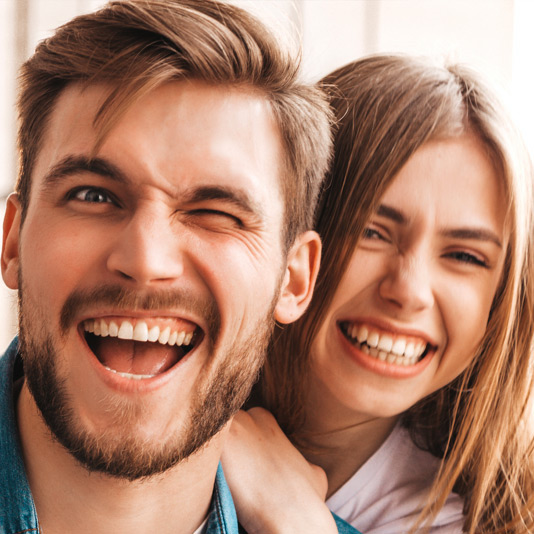
#> input picture pic-main_DcUXjJE.jpg, 534 x 534 px
$ python 00.py
#> lines starting #> are read from the running program, lines starting #| are printed output that depends on the picture
import numpy as np
import matplotlib.pyplot as plt

def pixelate_rgb(img, window):
    n, m, _ = img.shape
    n, m = n - n % window, m - m % window
    img1 = np.zeros((n, m, 3))
    for x in range(0, n, window):
        for y in range(0, m, window):
            img1[x:x+window, y:y+window] = img[x:x+window, y:y+window].mean(axis=(0, 1))
    return img1

img = plt.imread('pic-main_DcUXjJE.jpg')
#> img is the input picture: shape (534, 534, 3); mean R, G, B 174.2, 129.6, 109.5

pixelated_image_5 = pixelate_rgb(img, 5)
#> after the loop in pixelate_rgb, `for x in range(0, n, window):`:
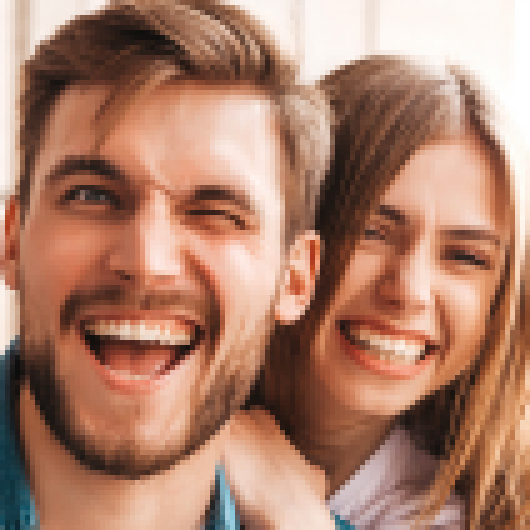
#> img1: shape (530, 530, 3) float64; mean R, G, B 173.9, 129.1, 108.9
pixelated_image_10 = pixelate_rgb(img, 10)
#> call 2 of pixelate_rgb, with window = 10
#> after the loop in pixelate_rgb (call 2), `for x in range(0, n, window):`:
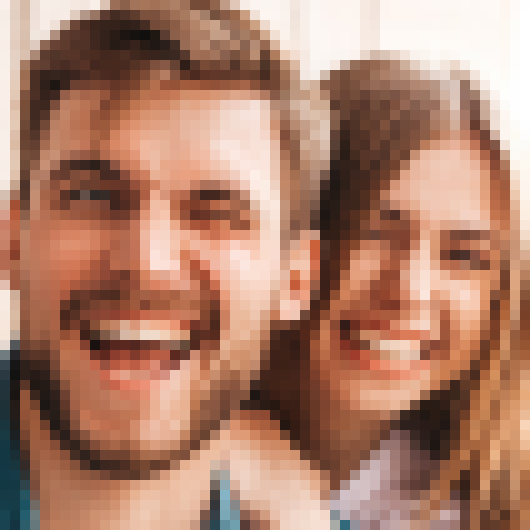
#> img1: shape (530, 530, 3) float64; mean R, G, B 173.9, 129.1, 108.9
pixelated_image_20 = pixelate_rgb(img, 20)
#> call 3 of pixelate_rgb, with window = 20
#> after the loop in pixelate_rgb (call 3), `for x in range(0, n, window):`:
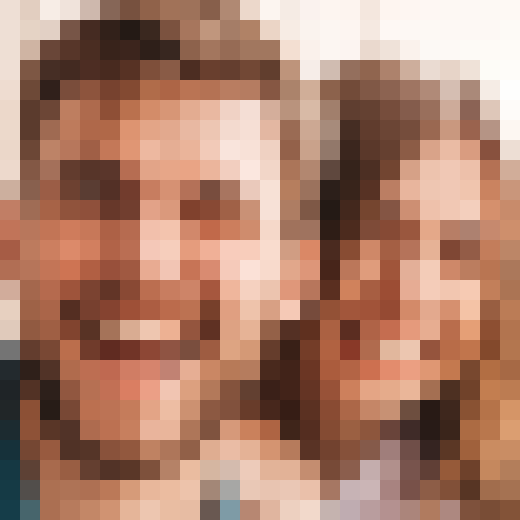
#> img1: shape (520, 520, 3) float64; mean R, G, B 173.2, 127.8, 107.5
pixelated_image_30 = pixelate_rgb(img, 30)
#> call 4 of pixelate_rgb, with window = 30
#> after the loop in pixelate_rgb (call 4), `for x in range(0, n, window):`:
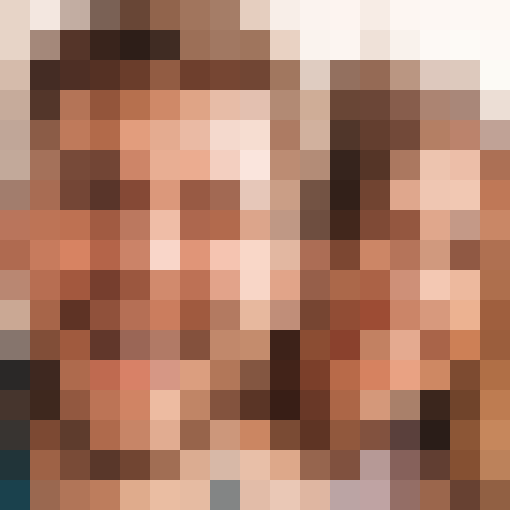
#> img1: shape (510, 510, 3) float64; mean R, G, B 172.3, 126.4, 106.1

# Normalize the images to ensure RGB values are in the range [0, 1]
pixelated_image_5 = np.clip(pixelated_image_5, 0, 1)
#> pixelated_image_5: shape (530, 530, 3) float64; every value is 1
pixelated_image_10 = np.clip(pixelated_image_10, 0, 1)
pixelated_image_20 = np.clip(pixelated_image_20, 0, 1)
#> pixelated_image_20: shape (520, 520, 3) float64; every value is 1
pixelated_image_30 = np.clip(pixelated_image_30, 0, 1)
#> pixelated_image_30: shape (510, 510, 3) float64; every value is 1

# Save pixelated images as JPEG or PNG files
plt.imsave('pixelated_image_5.jpg', pixelated_image_5)
plt.imsave('pixelated_image_10.jpg', pixelated_image_10)
plt.imsave('pixelated_image_20.jpg', pixelated_image_20)
plt.imsave('pixelated_image_30.jpg', pixelated_image_30)

print("Pixelated images saved as JPEG files.")

$ run again, with pixel_KPHTzCU.jpg copied over pic-main_DcUXjJE.jpg
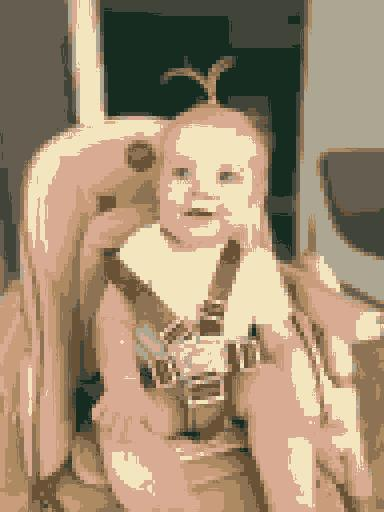
#> input picture pixel_KPHTzCU.jpg, 384 x 512 px
#> img is the input picture: shape (512, 384, 3); mean R, G, B 161.9, 140.7, 114.8
#> after the loop in pixelate_rgb (call 3), `for x in range(0, n, window):`:
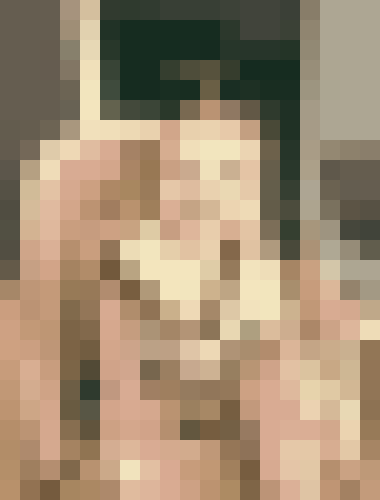
#> img1: shape (500, 380, 3) float64; mean R, G, B 161.5, 140.7, 114.9
#> after the loop in pixelate_rgb (call 4), `for x in range(0, n, window):`:
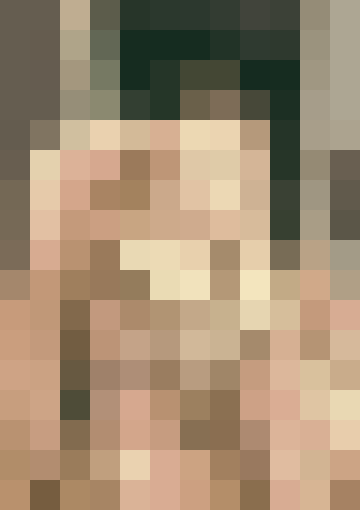
#> img1: shape (510, 360, 3) float64; mean R, G, B 162.3, 140.9, 114.9
#> pixelated_image_5: shape (510, 380, 3) float64; every value is 1
#> pixelated_image_20: shape (500, 380, 3) float64; every value is 1
#> pixelated_image_30: shape (510, 360, 3) float64; every value is 1
